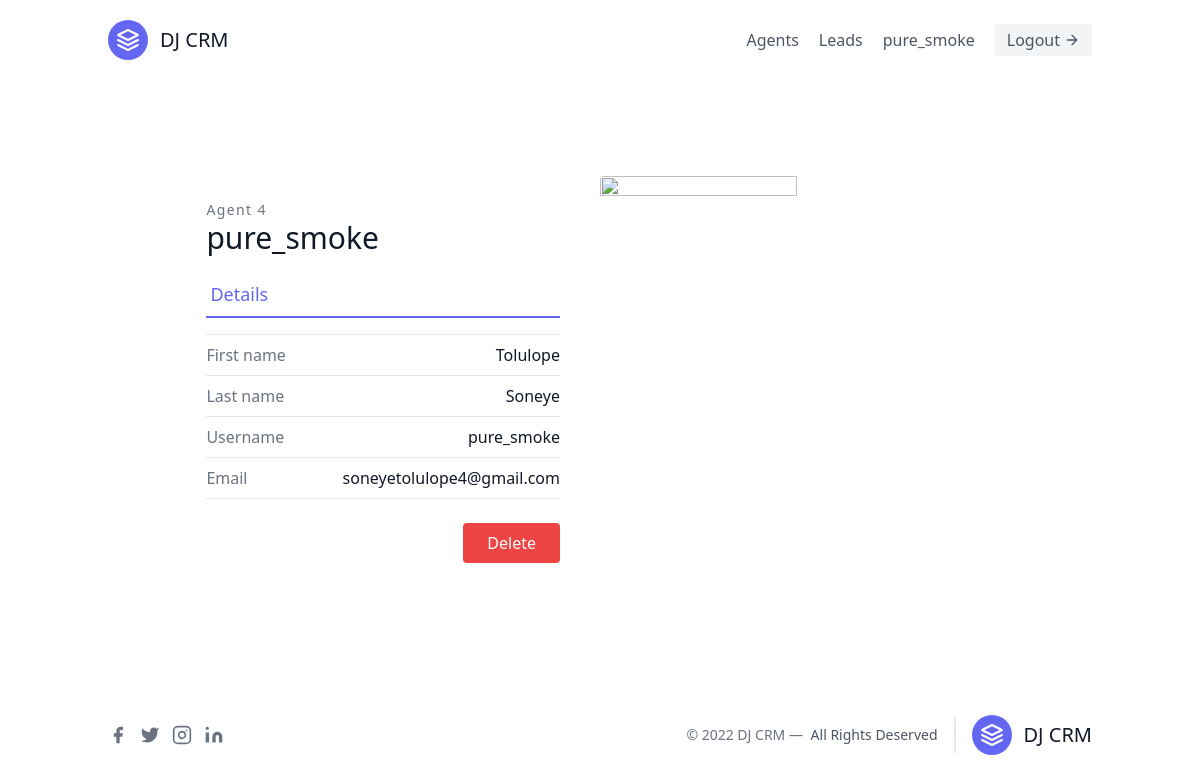
The page /agents/4/ (signed in) on the database its author committed.
### leads/models.py (models this page shows, shortened)
class User(AbstractUser):
    CHIOCES = (
        ('A', 'Agent'),
        ('O', 'Organiser')
    )
    user_type = models.CharField('User type',max_length=1, choices=CHIOCES)

class Agent(models.Model):
    user = models.OneToOneField(User, on_delete=models.CASCADE)
    organisation = models.ForeignKey(UserProfile, on_delete=models.CASCADE)

### agents/views.py (the view)
# urls.py: path('<int:pk>/', AgentDetailView.as_view(), name="detail"),
class AgentDetailView(CustomLoginRequiredMixin, generic.DetailView):
    template_name = "agents/agent_detail.html"
    context_object_name = "agent"
    def get_queryset(self):
        organisation = self.request.user.userprofile
        return Agent.objects.filter(organisation=organisation)

### agents/mixins.py (called while the page is built)
    def dispatch(self, request, *args, **kwargs):
        if not request.user.is_authenticated:
            return self.handle_no_permission()
        if request.user.user_type != 'O':
            return redirect(reverse('leads:index'))
        return super().dispatch(request, *args, **kwargs)

### agents/templates/agents/agent_detail.html (shortened to what this page needs)
{% extends 'main.html' %}
{% block content %}
<section class="text-gray-600 body-font overflow-hidden">
  <div class="container px-5 py-24 mx-auto">
    <div class="lg:w-4/5 flex-row-reverse mx-auto lg:flex-row flex flex-wrap justify-between">
      <div class="lg:w-1/2 w-full lg:pr-10 lg:py-6 mb-6 lg:mb-0">
        <h2 class="text-sm title-font text-gray-500 tracking-widest">
          Agent {{agent.id}}
        </h2>
        <h1 class="text-gray-900 text-3xl title-font font-medium mb-4">
          {{agent.user.username}}
        </h1>
        <div class="flex mb-4">
          <a
          href="{% url 'agents:detail' agent.id %}"
            class="flex-grow text-indigo-500 border-b-2 border-indigo-500 py-2 text-lg px-1"
            >Details</a
          >
        </div>
        <div class="flex border-t border-gray-200 py-2">
          <span class="text-gray-500">First name</span>
          <span class="ml-auto text-gray-900">{{agent.user.first_name}}</span>
        </div>
        <div class="flex border-t border-gray-200 py-2">
          <span class="text-gray-500">Last name</span>
          <span class="ml-auto text-gray-900">{{agent.user.last_name}}</span>
        </div>
        <div class="flex border-t border-gray-200 py-2">
          <span class="text-gray-500">Username</span>
          <span class="ml-auto text-gray-900">{{agent.user.username}}</span>
        </div>
        <div class="flex border-t border-b mb-6 border-gray-200 py-2">
          <span class="text-gray-500">Email</span>
          <span class="ml-auto text-gray-900">{{agent.user.email}}</span>
        </div>
        <div class="flex justify-end">
          <button
            class="flex ml-auto text-white bg-red-500 border-0 py-2 px-6 focus:outline-none hover:bg-red-600 rounded"
          >
            <a href="{% url 'agents:delete' agent.id %}">Delete</a>
          </button>
        </div>
      </div>
      <img
        alt=""
        class="lg:w-1/2 w-full  h-full object-cover object-center rounded"
        src=""
      />
    </div>
  </div>
</section>
{% endblock content %}

### templates/navbar.html (shortened to what this page needs)
<header class="text-gray-600 body-font">
    <div class="container mx-auto flex flex-wrap p-5 flex-col md:flex-row items-center">
      <a href="/" class="flex title-font font-medium items-center text-gray-900 mb-4 md:mb-0">
        <svg xmlns="http://www.w3.org/2000/svg" fill="none" stroke="currentColor" stroke-linecap="round" stroke-linejoin="round" stroke-width="2" class="w-10 h-10 text-white p-2 bg-indigo-500 rounded-full" viewBox="0 0 24 24">
          <path d="M12 2L2 7l10 5 10-5-10-5zM2 17l10 5 10-5M2 12l10 5 10-5"></path>
        </svg>
        <span class="ml-3 text-xl">DJ CRM</span>
      </a>
      <nav class="md:ml-auto flex flex-wrap items-center text-base justify-center">
       {% if request.user.user_type == 'O' %}
       <a href="{% url 'agents:index' %}" class="mr-5 hover:text-gray-900">Agents</a>
       {% endif %}
        <a href="{% url 'leads:index' %}" class="mr-5 hover:text-gray-900">Leads</a>
        {% if request.user.is_authenticated %}
          <a href="" class="mr-5 hover:text-gray-900">{{request.user.username}}</a>
        {% else %}
        <a href="{% url 'leads:register' %}" class="mr-5 hover:text-gray-900">Register</a>
        {% endif %}
      </nav>
      {% if request.user.is_authenticated %}
        <button class="flex items-center bg-gray-100 border-0 py-1 px-3 focus:outline-none hover:bg-gray-200 rounded text-base mt-4 md:mt-0">
        <a href="{% url 'leads:logout' %}">Logout
        </a>
        <svg fill="none" stroke="currentColor" stroke-linecap="round" stroke-linejoin="round" stroke-width="2" class="w-4 h-4 ml-1" viewBox="0 0 24 24">
          <path d="M5 12h14M12 5l7 7-7 7"></path>
        </svg>
      </button>
        {% endif %}
    </div>
  </header>

### rows shown on the page
User: user.username "pure_smoke"
Agent: id "4", user.username "pure_smoke", user.first_name "Tolulope", user.last_name "Soneye", user.email "soneyetolulope4@gmail.com"
